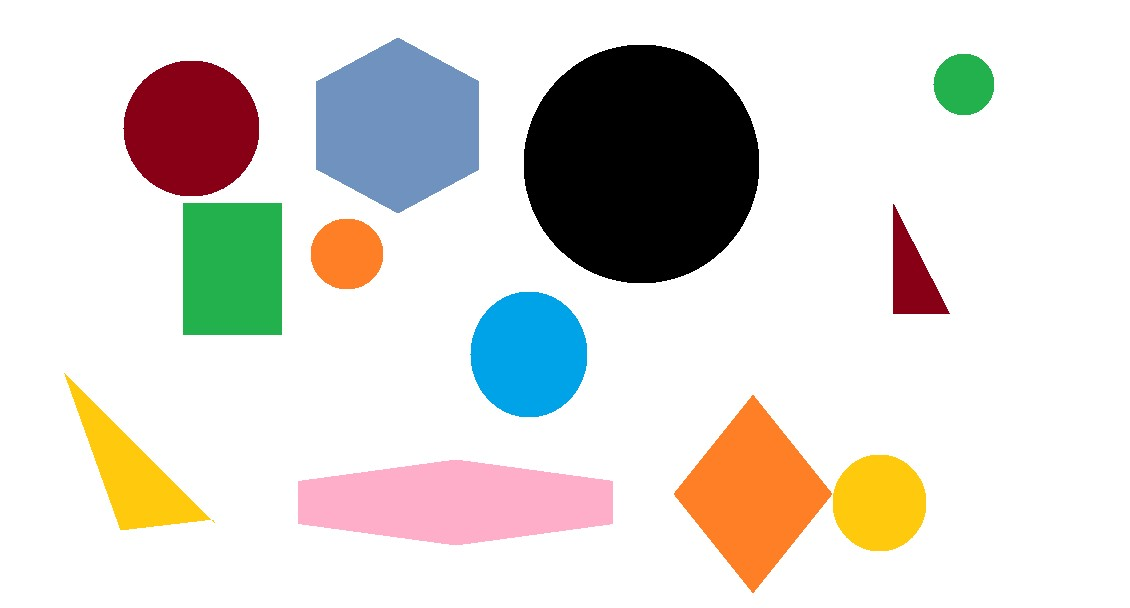
#> input picture Computer Vision/CV_Circle_Detector/circles.jpg, 1130 x 608 px
$ python circle_detector.py
#> lines starting #> are read from the running program, lines starting #| are printed output that depends on the picture; after the words box and inside, x2 and y2 are one past the last pixel; in counts of white or black regions, pixels touching at a corner belong together
import numpy as np
import cv2
import matplotlib.pyplot as plt

def preprocess_image(image_path):
    '''
    Preprocesses image
    Parameters:
        image_path: Path to original image
    Returns:
        image: Loaded image
        blur: Blurred image (gaussian blur)
    '''
    image = cv2.imread(image_path)
    if image is None:
        raise ValueError("Image not found or path is incorrect")
    gray = cv2.cvtColor(image, cv2.COLOR_BGR2GRAY)
    blur = cv2.GaussianBlur(gray, (7, 7), 2)
    return (image, blur)

def detect_circles(img):
    '''
    Detects circles in preprocessed image
    Parameters:
        img: Preprocessed image
    Returns:
        circles: information on circles
    '''
    circles = cv2.HoughCircles(img, cv2.HOUGH_GRADIENT, dp=1.2, minDist=20, param1=50, param2=50, minRadius=10, maxRadius=500)
    if circles is not None:
        circles = np.uint16(np.around(circles))
    return circles

def show_circles(image, circles, save_path=None):
    '''
    Draws detected circles on the image, prints statistics and saves result
    Parameters:
        image: Loaded image
        circles: Information on circles
        save_path: Path to save result
    '''
    if circles is not None:
        for circle in circles[0, :]:
            cv2.circle(image, (circle[0], circle[1]), circle[2], (255, 0, 0), 2)
            cv2.circle(image, (circle[0], circle[1]), 2, (0, 0, 255), 3)

    plt.imshow(cv2.cvtColor(image, cv2.COLOR_BGR2RGB))
    plt.axis('off')

    if save_path:
        plt.savefig(save_path, bbox_inches='tight')

    text = (f"No of circles: {circles.shape[1]}\n"f"Average radius: {np.mean(circles[0, :, 2]):.2f}\n")
    plt.text(0.7, 0.7, text, fontsize=9, transform=plt.gcf().transFigure)
    plt.show()

def main():
    image_path = input("Enter path to image: ")
#> the answer given: circles.jpg
    save_path = input("Enter path to save result: ")
#> the answer given: out.png
    image, blur = preprocess_image(image_path)
#> in preprocess_image, image is the input picture: shape (608, 1130, 3); mean B, G, R 212.9, 217.9, 221.4
#> in preprocess_image, `gray = cv2.cvtColor(image, cv2.COLOR_BGR2GRAY)`:
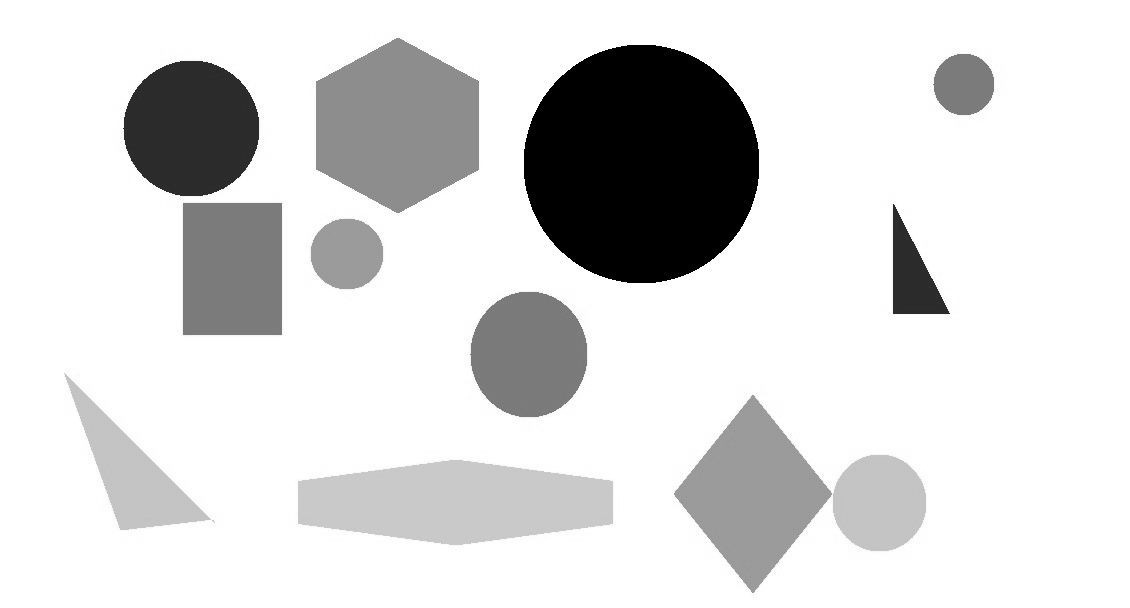
#> gray: shape (608, 1130); min 0, max 255, mean 218.4
    circles = detect_circles(blur)
#> in detect_circles, `circles = cv2.HoughCircles(img, cv2.HOUGH_GRADIENT, dp=1.2, minDist=20..`: circles = [[641.4, 162.6, 119], [190.2, 126.6, 67], [879, 502.2, 46.96], [533.4, 354.6, 63.64], [346.2, 253.8, 35.44], [964.2, 84.6, 30.28]]
#> in detect_circles, `circles = np.uint16(np.around(circles))`: circles = [[641, 163, 119], [190, 127, 67], [879, 502, 47], [533, 355, 64], [346, 254, 35], [964, 85, 30]]
    show_circles(image, circles, save_path)
#> the loop in show_circles, `for circle in circles[0, :]:` made 6 passes
#> after the loop in show_circles, `for circle in circles[0, :]:`:
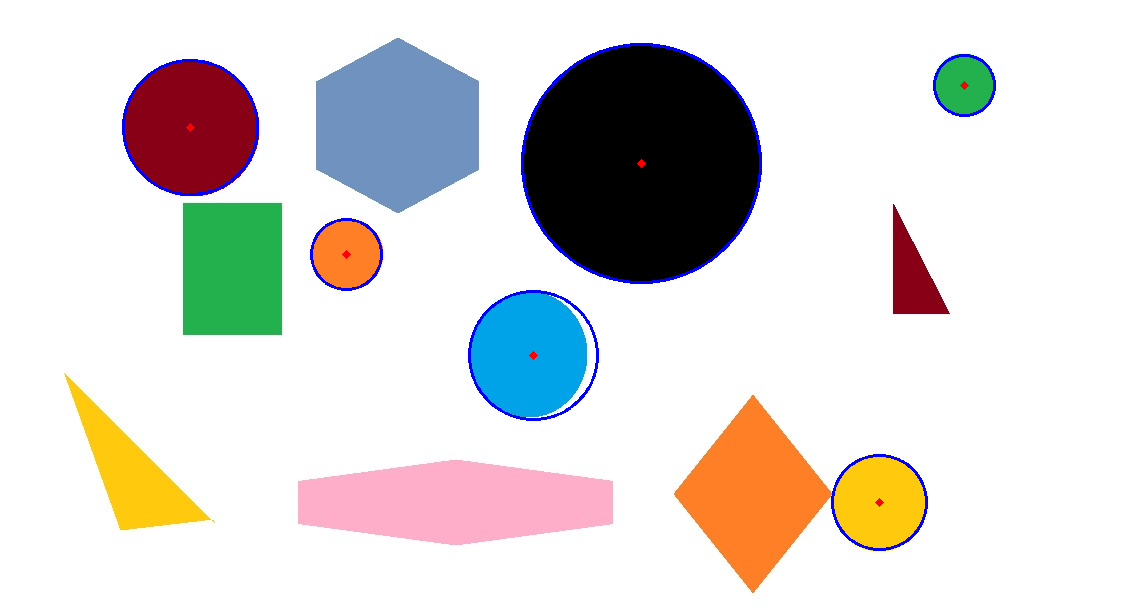
#> image: shape (608, 1130, 3); 1.02% of pixels changed, all inside (x1, y1, x2, y2) = (122, 43, 996, 551)

if __name__ == '__main__':
    main()
